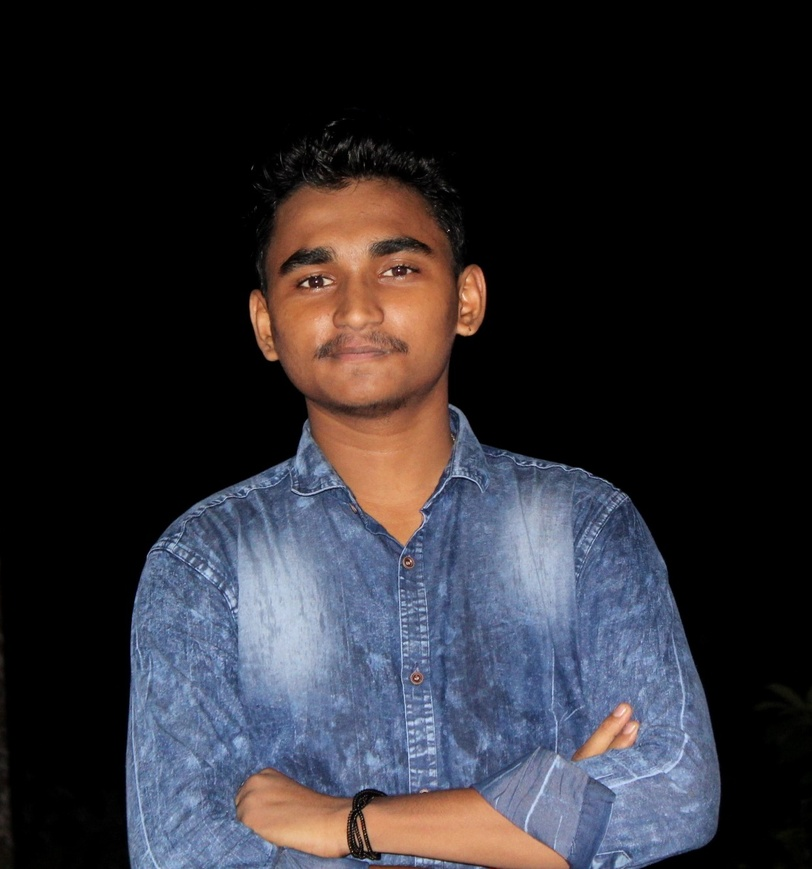
#> input picture facedetection/Face_detection_app-master/Face_detection_app-master/IMG_20191006_212739877.jpg, 812 x 869 px, shrunk from 1244 x 1331 before the run
$ python -i app.py   (imports and definitions only)
#> lines starting #> are read from the running program, lines starting #| are printed output that depends on the picture; after the words box and inside, x2 and y2 are one past the last pixel; in counts of white or black regions, pixels touching at a corner belong together
#> further down, picture is the input picture: PIL image 812x869 RGB; mean R, G, B 45.7, 44.3, 50.5
import streamlit as st
import numpy as np
from PIL import Image, ImageEnhance
import cv2


faceDetect=cv2.CascadeClassifier('haarcascade_frontalface_default.xml')
eyes=cv2.CascadeClassifier('haarcascade_eye.xml')
# [8 lines left out: function detect_faces, not called in this run]
def detect_eye(up_image):
	detect_img=np.array(up_image.convert('RGB'))
	new_img1=cv2.cvtColor(detect_img,1)
	# gray=cv2.cvtColor(new_img1,cv2.COLOR_BGR2GRAY)
	faces=eyes.detectMultiScale(new_img1,1.3,5)
#> faces = [[288, 257, 49, 49], [372, 248, 50, 50]]
	for x,y,w,h in faces:
		cv2.rectangle(new_img1,(x,y),(x+w,y+h),(255,255,0),2)
#> this loop made 2 passes
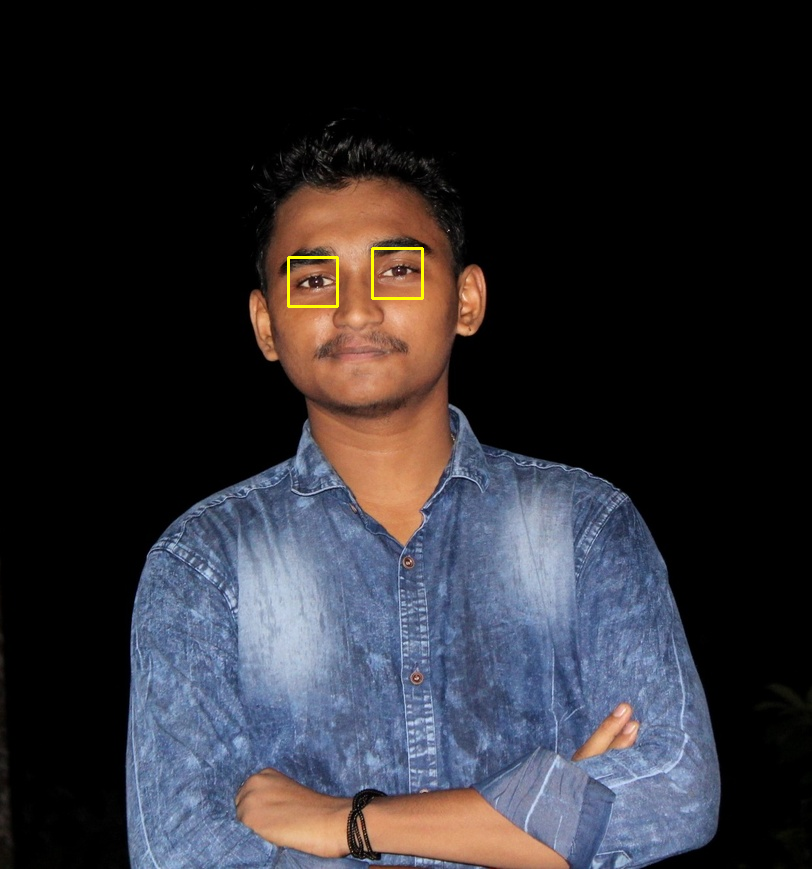
#> new_img1: shape (869, 812, 3); 0.17% of pixels changed, all inside (x1, y1, x2, y2) = (287, 247, 424, 308)
	return new_img1,faces


# [48 lines left out: function main, not called in this run]


# [2 lines not run here, left out]

>>> from PIL import Image
>>> picture = Image.open('IMG_20191006_212739877.jpg')
>>> result = detect_eye(picture)
